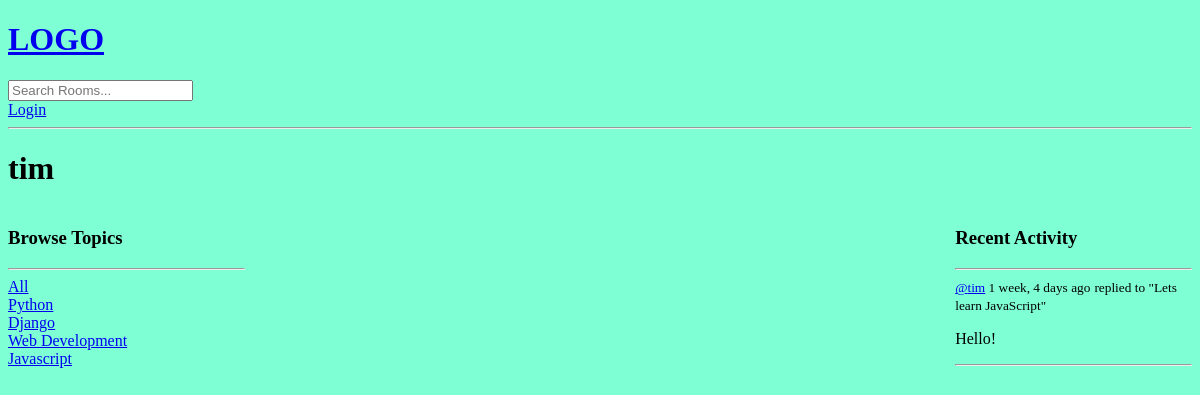
The app's page /profile/6, older data.
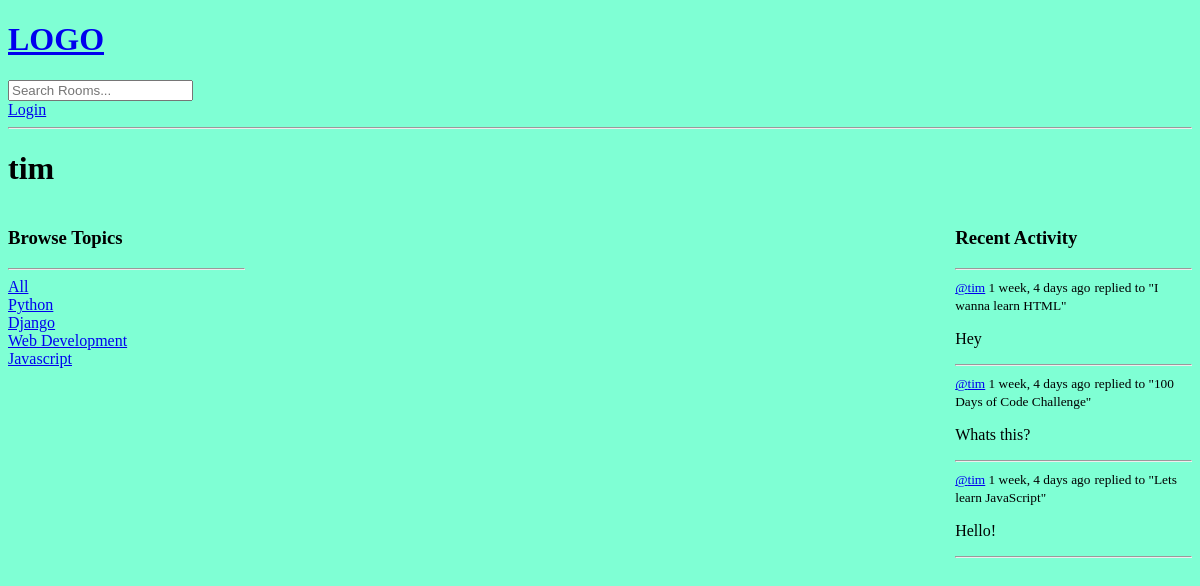
The same page, newer data.
### base/models.py (models this page shows, shortened)
class Topic(models.Model):
    name = models.CharField(max_length=200)

class Message(models.Model):
    user = models.ForeignKey(User, on_delete=models.CASCADE)
    room = models.ForeignKey(Room, on_delete=models.CASCADE)
    body = models.TextField()
    updated = models.DateTimeField(auto_now=True)
    created = models.DateTimeField(auto_now_add=True)
    class Meta:
        ordering = ['-updated','-created']
    def __str__(self):
        return self.body[0:50]

class Room(models.Model):
    host = models.ForeignKey(User, on_delete=models.SET_NULL, null=True)
    topic = models.ForeignKey(Topic, on_delete=models.SET_NULL, null=True)
    name = models.CharField(max_length=200)
    description = models.TextField(null=True, blank=True)
    participants = models.ManyToManyField(User, related_name='participants', blank=True)
    updated = models.DateTimeField(auto_now=True)
    created = models.DateTimeField(auto_now_add=True)
    class Meta:
        ordering = ['-updated','-created']
    def __str__(self):
        return self.name

### base/views.py (the view)
# urls.py: path('profile/<str:pk>', views.userProfile, name="user-profile"),
def userProfile(request,pk):
    user = User.objects.get(id=pk)
    rooms = user.room_set.all()
    room_messages = user.message_set.all()
    topics = Topic.objects.all()
    context={'user':user, 'rooms': rooms, 'room_messages': room_messages, 'topics': topics}
    return render(request, 'base/profile.html', context)

### base/templates/base/profile.html (shortened to what this page needs)
{% extends 'main.html' %}
{% block content %}
<h1>{{user.username}}</h1>
<div class="profile-container"">
    <div>
        {% include 'base/topics_component.html' %}
    </div>
    <div>
    </div>
    <div>
        {% include 'base/activity_component.html' %}
    </div>
</div>
{% endblock content %}

### templates/main.html (shortened to what this page needs)
<!DOCTYPE html>
{% load static %}
<html lang="en">
<head>
    <link rel='stylesheet' type='text/css' media='screen' href="{% static 'styles/main.css' %}" >
</head>
<body>
    {% include 'navbar.html'%}
    {% block content %}
    {% endblock %}
</body>
</html>

### templates/navbar.html
<a href="'/">
    <h1>LOGO</h1>
</a>
<form method="GET" action="{% url 'home' %}">
    <input type="text" name="q" placeholder="Search Rooms..."/>
</form>
{% if request.user.is_authenticated %}
<p>Hello {{request.user}}</p>
<a href= "{% url 'logout' %} ">Logout</a>
{% else %}
<a href="{% url 'login' %}">Login</a>
{% endif %}
<hr>

### base/templates/base/topics_component.html
<h3>Browse Topics</h3>
<hr>
<div>
    <a href="{% url 'home' %}">All</a>
</div>
{% for topic in topics %}
    <div>
        <a href="{% url 'home' %}?q={{topic.name}}">{{topic.name}}</a>
    </div>
{% endfor %}

### base/templates/base/activity_component.html (shortened to what this page needs)
<h3>Recent Activity</h3>
    <hr>
    {% for message in room_messages %}
        <div>
            <small><a href="{% url 'user-profile' message.user.id %}">@{{message.user}}</a>  {{message.created|timesince}} ago</small>
            <small>replied to "{{message.room}}"</small>
            <p>{{message}}</p>
            <hr>
        </div>
    {% endfor %}

### base/static/styles/main.css (style rules this page uses)
body { background-color:aquamarine; }

### base/templates/base/profile.html (style rules this page uses)
.profile-container { display:grid; grid-template-columns: 1fr 3fr 1fr; }

Row changes from the older to the newer data that the page shows:
added Message: user "tim", created "1 week, 4 days", room "I wanna learn HTML", body "Hey"
added Message: user "tim", created "1 week, 4 days", room "100 Days of Code Challenge", body "Whats this?"
